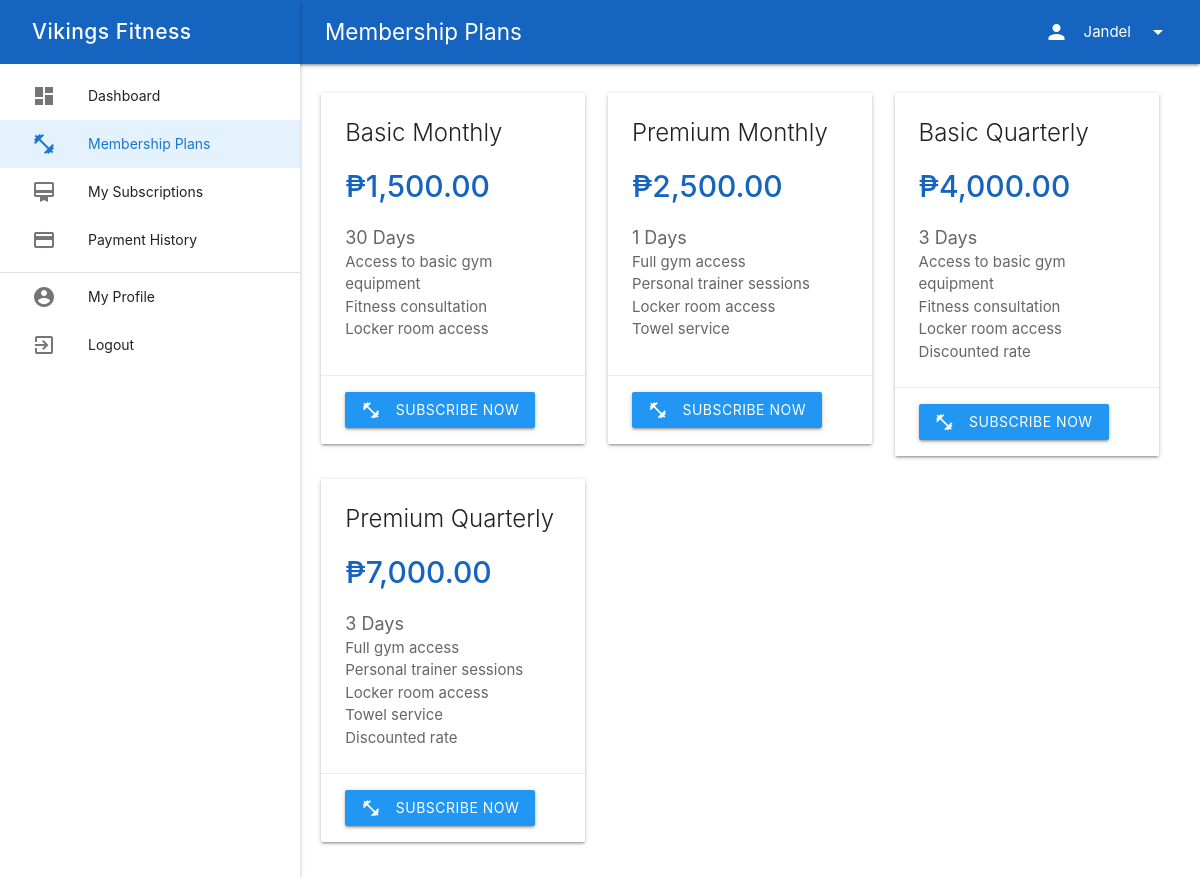
Screenshot of /member/plans.php (signed in) with the database file from the repository.
### tables this page shows
CREATE TABLE `plans` (
  `id` int(11) NOT NULL,
  `name` varchar(100) NOT NULL,
  `duration` int(11) DEFAULT NULL COMMENT 'Duration in months',
  `price` decimal(10,2) NOT NULL,
  `duration_in_days` int(11) NOT NULL DEFAULT 30,
  `description` text DEFAULT NULL,
  `created_at` timestamp NOT NULL DEFAULT current_timestamp(),
  `updated_at` timestamp NOT NULL DEFAULT current_timestamp() ON UPDATE current_timestamp(),
  `deleted_at` timestamp NULL DEFAULT NULL,
  `created_by` int(11) DEFAULT NULL,
  `features` text DEFAULT NULL
);

### member/plans.php (the view, shortened to what this page needs)
<?php
require_once '../config/config.php';
$current_page = 'plans';
$page_title = 'Membership Plans';
$plans_query = "SELECT * FROM plans WHERE deleted_at IS NULL ORDER BY price ASC";
$plans = $conn->query($plans_query);
?>
<!DOCTYPE html>
<html lang="en">
<head>
    <link rel="stylesheet" href="https://cdnjs.cloudflare.com/ajax/libs/materialize/1.0.0/css/materialize.min.css">
</head>
<body>
    <?php include '../includes/member_nav.php'; ?>
    <main>
        <div class="row">
            <?php if ($plans && $plans->num_rows > 0):
                while($plan = $plans->fetch_assoc()): ?>
                    <div class="col s12 m6 l4">
                        <div class="card">
                            <div class="card-content">
                                <span class="card-title"><?php echo htmlspecialchars($plan['name']); ?></span>
                                <div class="price">₱<?php echo number_format($plan['price'], 2); ?></div>
                                <p class="duration"><?php echo $plan['duration']; ?> Days</p>
                                <p class="description"><?php echo nl2br(htmlspecialchars($plan['description'])); ?></p>
                            </div>
                            <div class="card-action">
                                <?php if ($has_active_subscription): ?>
                                    <button class="btn disabled grey" disabled>
                                        <i class="material-icons left">block</i>
                                        Cannot Subscribe
                                    </button>
                                <?php else: ?>
                                    <button class="btn blue waves-effect waves-light subscribe-btn" data-plan='<?php echo json_encode($plan); ?>'>
                                        <i class="material-icons left">fitness_center</i>
                                        Subscribe Now
                                    </button>
                                <?php endif; ?>
                            </div>
                        </div>
                    </div>
                <?php endwhile;
            endif; ?>
        </div>
    </main>
</body>
</html>

### includes/member_nav.php (shortened to what this page needs)
<?php
if (isLoggedIn() && hasRole('member')) {
    $member_id = $_SESSION['user_id'];
    $subscription_check = "SELECT COUNT(*) as count
                          FROM subscriptions
                          WHERE user_id = $member_id
                          AND status = 'active'";
    $result = $conn->query($subscription_check);
    if ($result) {
        $has_active_subscription = $result->fetch_assoc()['count'] > 0;
    }
}
?>
<nav class="blue darken-3">
    <div class="nav-wrapper">
        <a href="#!" class="brand-logo"><?php echo $page_title ?? 'Member Dashboard'; ?></a>
        <ul class="right hide-on-med-and-down">
            <li>
                <a href="#!" class="dropdown-trigger" data-target="user-dropdown">
                    <i class="material-icons left">person</i>
                    <?php echo htmlspecialchars($_SESSION['username']); ?>
                    <i class="material-icons right">arrow_drop_down</i>
                </a>
            </li>
        </ul>
    </div>
</nav>
<ul id="member-sidenav" class="sidenav sidenav-fixed">
    <li class="gym-header">
        <div class="gym-name">
            Vikings Fitness
        </div>
    </li>
    <li class="<?php echo $current_page === 'dashboard' ? 'active' : ''; ?>">
        <a href="<?php echo SITE_URL; ?>/member/dashboard.php" class="waves-effect">
            <i class="material-icons">dashboard</i>Dashboard
        </a>
    </li>
    <li class="<?php echo $current_page === 'plans' ? 'active' : ''; ?>">
        <a href="<?php echo SITE_URL; ?>/member/plans.php" class="waves-effect">
            <i class="material-icons">fitness_center</i>Membership Plans
        </a>
    </li>
    <li class="<?php echo $current_page === 'subscriptions' ? 'active' : ''; ?>">
        <a href="<?php echo SITE_URL; ?>/member/subscriptions.php" class="waves-effect">
            <i class="material-icons">card_membership</i>My Subscriptions
        </a>
    </li>
    <li class="<?php echo $current_page === 'payments' ? 'active' : ''; ?>">
        <a href="<?php echo SITE_URL; ?>/member/payments.php" class="waves-effect">
            <i class="material-icons">payment</i>Payment History
        </a>
    </li>
    <li>
        <div class="divider"></div>
    </li>
    <li class="<?php echo $current_page === 'profile' ? 'active' : ''; ?>">
        <a href="<?php echo SITE_URL; ?>/member/profile.php" class="waves-effect">
            <i class="material-icons">account_circle</i>My Profile
        </a>
    </li>
    <li>
        <a href="<?php echo SITE_URL; ?>/logout.php" class="waves-effect">
            <i class="material-icons">exit_to_app</i>Logout
        </a>
    </li>
</ul>

### includes/member_nav.php (style rules this page uses)
.sidenav { width: 300px; height: 100%; background-color: #fff; top: 0; box-shadow: 0 2px 2px 0 rgba(0,0,0,0.14), 0 3px 1px -2px rgba(0,0,0,0.12), 0 1px 5px 0 rgba(0,0,0,0.2); }
.sidenav .gym-header { height: 64px; padding: 0 32px; background-color: #1565C0; display: flex; align-items: center; margin-bottom: 8px; }
.sidenav .gym-header .gym-name { color: white; font-size: 1.4rem; font-weight: 500; white-space: nowrap; overflow: hidden; text-overflow: ellipsis; letter-spacing: 0.5px; }
.sidenav li > a { height: 48px; line-height: 48px; font-weight: normal; padding: 0 32px; display: flex; align-items: center; }
.sidenav li > a > i { height: 48px; line-height: 48px; margin-right: 32px; color: #616161; }
.sidenav li.active { background-color: #e3f2fd; }
.sidenav li.active > a { color: #1976d2; }
.sidenav li.active > a > i { color: #1976d2; }
.divider { margin: 8px 0; }
header, main, footer { padding-left: 300px; }
nav { padding: 0 15px; height: 64px; line-height: 64px; position: fixed; top: 0; z-index: 997; }
nav .brand-logo { font-size: 1.5rem; font-weight: 400; }
@media only screen and (min-width: 993px) { nav .brand-logo { margin-left: 310px; } }
@media only screen and (min-width: 993px) { main { margin-top: 65px; } }
nav { padding: 0 15px; height: 64px; line-height: 64px; }
.sidenav { width: 300px; height: 100%; background-color: #fff; }
.sidenav li > a { font-weight: normal; padding: 0 32px; display: flex; align-items: center; }
.sidenav li > a > i { margin-right: 32px; color: #616161; }

### member/plans.php (style rules this page uses)
main { padding-left: 310px; padding-right: 30px; padding-top: 20px; }
.card .price { font-size: 2rem; font-weight: 500; color: #1565C0; margin: 1rem 0; }
.card .duration { font-size: 1.2rem; color: #666; margin-bottom: 1rem; }
.card .description { color: #666; min-height: 100px; }

### rows the page displays
plans: name "Basic Monthly", price "1,500.00", duration "30", description "Access to basic gym equipment Fitness consultation Locker room access"
plans: name "Premium Monthly", price "2,500.00", duration "1", description "Full gym access Personal trainer sessions Locker room access Towel service"
plans: name "Basic Quarterly", price "4,000.00", duration "3", description "Access to basic gym equipment Fitness consultation Locker room access Discounted rate"
plans: name "Premium Quarterly", price "7,000.00", duration "3", description "Full gym access Personal trainer sessions Locker room access Towel service Discounted rate"

### other values shown
$page_title "Membership Plans"
$_SESSION['username'] "Jandel"
